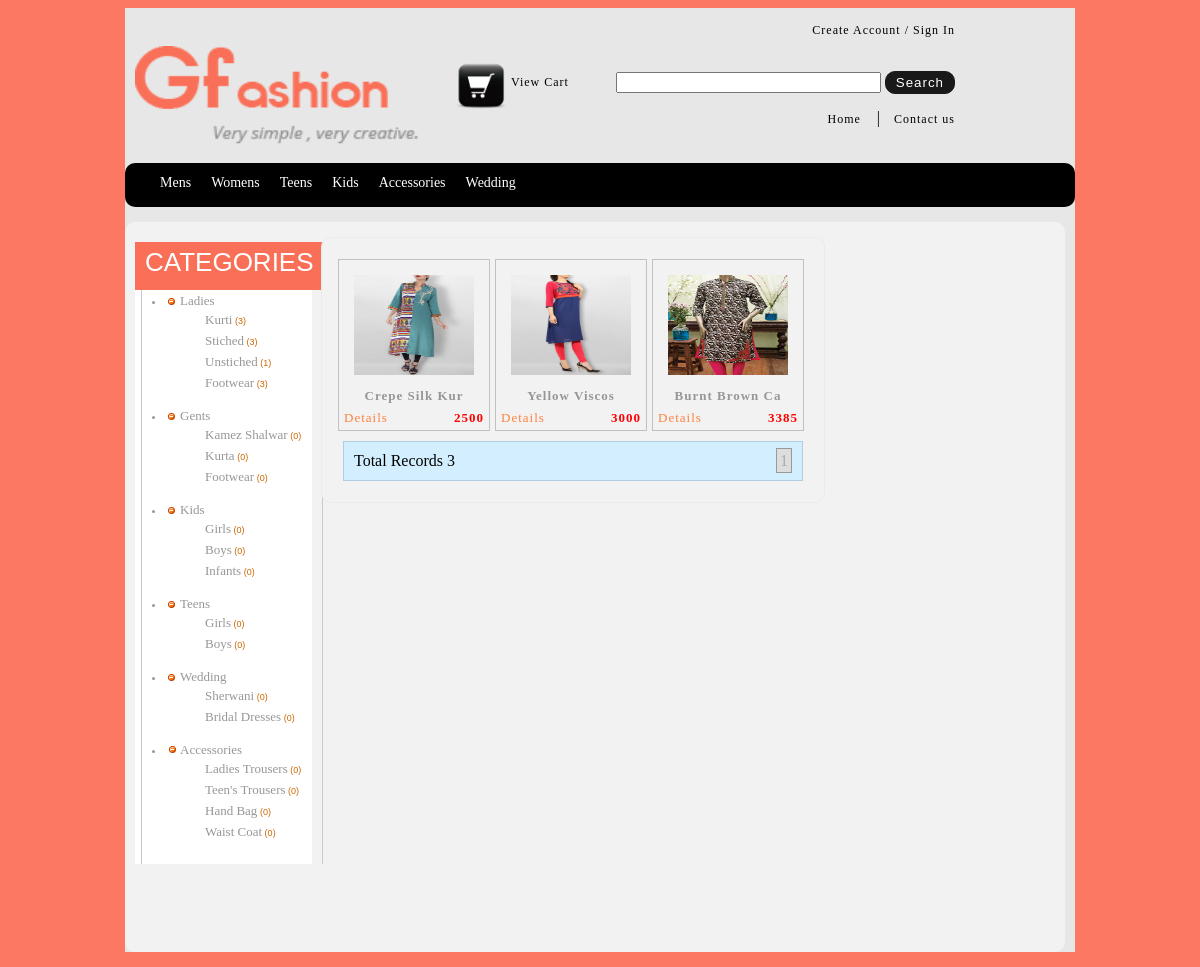
Screenshot of /kurti.php with the database file from the repository.
### tables this page shows
CREATE TABLE IF NOT EXISTS `product_categories` (
  `id` int(11) NOT NULL AUTO_INCREMENT,
  `name` varchar(250) NOT NULL,
  `locked` enum('no','yes') NOT NULL DEFAULT 'no',
  PRIMARY KEY (`id`)
);

CREATE TABLE IF NOT EXISTS `product_subcategories` (
  `id` int(11) NOT NULL AUTO_INCREMENT,
  `categoryid` int(11) NOT NULL,
  `name` varchar(80) NOT NULL,
  PRIMARY KEY (`id`)
);

CREATE TABLE IF NOT EXISTS `products` (
  `id` int(11) NOT NULL AUTO_INCREMENT,
  `categoryid` int(11) NOT NULL,
  `sub_cat_id` int(11) NOT NULL,
  `title` varchar(80) NOT NULL,
  `description` text NOT NULL,
  `detail` text NOT NULL,
  `price` int(11) NOT NULL,
  `pic1` varchar(80) NOT NULL,
  `pic2` varchar(250) NOT NULL,
  `pic3` varchar(250) NOT NULL,
  `pic4` varchar(250) NOT NULL,
  `pic5` varchar(250) NOT NULL,
  `pic6` varchar(250) NOT NULL,
  `pic7` varchar(250) NOT NULL,
  `pic8` varchar(250) NOT NULL,
  `pic9` varchar(250) NOT NULL,
  `featured` enum('featured','normal') NOT NULL DEFAULT 'featured',
  `date_created` int(11) NOT NULL,
  `locked` enum('no','yes') NOT NULL DEFAULT 'no',
  `newarrival` enum('false','true') NOT NULL DEFAULT 'false',
  PRIMARY KEY (`id`)
);

### includes/classes/products.php (called while the page is built, shortened)
<?php
	class Products{
		private $db;
		function __construct($db){
			$this->db=$db;
		}
		function get_category_list(){
			$result=$this->db->query("select * from product_categories ");
			return $result;
		}
		function get_sub_cat_by_cat_id($id){
			$result=$this->db->query("select * from product_subcategories where categoryid='$id' ");
			return $result;
		}
		function get_display_image($id){
			$row=$this->db->fetch_array_by_query("select * from products where id=$id");
			for ($i=1;$i<=9;$i++){
				if ($row['pic'.$i]!='')
					return $row['pic'.$i];
			}
			return 'no-image.gif';
		}
	}
	$pro=new Products($db);
?>

### includes/classes/db.php (called while the page is built, shortened)
<?php
	class Database{
		function query($query){
			$result=mysql_query($query);
			if(!$result){
				echo $this->err_msg = '<div style="border:dashed 1px #ff0000; background:#ffffcc; padding:10px; margin:5px; color:#ff0000">'.mysql_error().'<br><br>'.$query.'</div>';
				return false;
			}else{
				return $result;
			}
		}
		function fetch_array($result){
			return mysql_fetch_array($result);
		}
		function num_rows($result){
			return mysql_num_rows($result);
		}
		function fetch_array_by_query($query){
			$result=$this->query($query);
			return mysql_fetch_array($result);
		}
	}
?>

### includes/classes/categories.php (called while the page is built, shortened)
<?php
	class product_categories{
		private $db;
		function __construct($db){
			$this->db=$db;
		}
		function get_product_count($sub_cat_id){
			$result=$this->db->query("select count(*) as total from products where sub_cat_id=$sub_cat_id");
			$row=$this->db->fetch_array($result);
			return $row['total'];
		}
	}
	$c=new product_categories($db);
?>

### includes/left.php (the view, shortened to what this page needs)
<div class="left_section">
    <div class="cat_Leftheading">CATEGORIES</div>
	<div class="left_cat_bg">
        <ul id="gray" class="treeview-famfamfam">
			<?php
                $cat_result=$pro->get_category_list();
                while($cat_row = mysql_fetch_array($cat_result)){
            ?>
            <li class="cat_list_head">
                <span><a href="products.php?cat_id=<?php echo $cat_row['id']?>"><?php echo $cat_row['name']?></a></span>
                <ul>
					<?php
                      $cat_id = $cat_row['id'];
                      $subcat_result = $pro->get_sub_cat_by_cat_id($cat_id);
                      while($subcat_row = mysql_fetch_array($subcat_result)){
                    ?>
                    <li ><span><a href="products.php?sub_cat_id=<?php echo $subcat_row['id']?>"><?php echo ucfirst($subcat_row['name'])?></a> <span style="color:#C60">(<?php echo $c->get_product_count($subcat_row['id'])?>)</span></span></li>
                    <?php
                      }
                    ?>
                </ul>
            </li>
			<?php
                }
            ?>
        </ul>
 	</div>
</div><?php

### kurti.php (shortened to what this page needs)
<?php
	include("includes/classes/db.php");
	include("includes/classes/cart.php");
	include("includes/classes/products.php");
	include("includes/classes/members.php");
	include("includes/classes/paging.php");
	include("includes/classes/categories.php");
?>
<!DOCTYPE html PUBLIC "-//W3C//DTD XHTML 1.0 Transitional//EN" "http://www.w3.org/TR/xhtml1/DTD/xhtml1-transitional.dtd">
<html xmlns="http://www.w3.org/1999/xhtml">
<head>
	<?php require("includes/common-header.php")?>
</head>
<body style=" background-color: #FC7862;">
    <div id="outer-wrapper" >
    	<?php require("includes/header.php")?>
   		<?php require("includes/navi.php")?>
        <div id="content" >
		<div id="leftcontainer" >
                <?php include("includes/left.php");?>
            </div>
            <div id="centercontainer" >
                   	<?php
						$query="select * from products where sub_cat_id='162' ".$where;
						$results_per_page=9;
						$page=intval($_REQUEST['page']);
						if($page<1) $page=1;
						$pg=new Paging($db,$query,$page,$results_per_page);
						$start=$pg->get_start();
						$query.=" order by id desc limit $start,$results_per_page";
						$res_pr=$db->query($query);
                        while($row=$db->fetch_array($res_pr)){
					?>
                   <div id="product">
                     <a href="product-detail.php?id=<?php echo $row['id'];?>"><img src="product-pics/<?php echo $pro->get_display_image($row['id']);?>" width="120" height="100" border="0"/></a>
                     <div id="info" style="margin-top:10px;"><?php echo substr($row['title'],0,14);?></div>
        	             <div id="info" style="padding:0px 5px;	margin:0px;float:left" > <a href="product-detail.php?id=<?php echo $row['id'];?>">Details</a> </div>
                         <div id="info" style="padding:0px 5px;margin:0px;float:right;color:#F00" ><?php echo $row['price']; ?></div>
					</div>
                   <?php } ?>
                  <?php if($pg->get_total_records() >0) {?>
                  <div class="pagingBar" style="margin:10px;">
                    	<div style="float:left">
                        	Total Records <?php echo $pg->get_total_records() ?>
                        </div>
                        <div style="float:right">
                        </div>
                        <br style="clear:both" />
                    </div>
                  <?php } else {?>
                  			<div style="font-family:Verdana, Geneva, sans-serif;font-size:16px;color:#F00;">No Product Found</div>
                  <?php } ?>
            </div>
    </div>
</body>
</html>

### css/styles.css (style rules this page uses)
#outer-wrapper { margin:auto; width:950px; height:auto; background-color: #E7E7E7; }
#content { width:920px; min-height:700px; margin:15px 0px; padding:15px 10px; border-radius:10px; background:#F2F2F2 !important; background: -moz-linear-gradient(top,#fe802a,#ff6801); background: -webkit-gradient(linear, left top, left bottom, from(#fe802a), to(#ff6801)); }
#leftcontainer { padding:5px 0px; width:170px; float:left; height:auto; }
#leftcontainer ul { padding:0px 0px 10px 25px; }
#leftcontainer li { list-style:disc;color:#979797; }
#leftcontainer a { text-decoration:none; color: #979797; font:13px verdana; }
#centercontainer { margin:0px 16px; padding:11px;width:480px; float:left; height:auto; border-radius:10px; border:1px solid #EBEBEB;background-color:#F2F2F2; }
#product { float:left; height:150px; width:150px; margin-left:5px; border:1px solid #C1C1C1; text-align:center;padding:15px 0px 5px 0px; margin-top:10px; }
#info { margin-top:10px; line-height:22px;color:#979797; font-size:13px; letter-spacing:1px; font-weight:600; }
#info a { font-size:13px; text-decoration:none;letter-spacing:1px; color:#FF8040; font-weight:normal; }
.pagingBar { border:solid 1px #B0CEDF; background:#D3EEFE; padding:10px; margin-bottom:10px; }
.left_section { float:left; width:187px; border-right:1px solid #cacaca; }
.cat_Leftheading { width:177px; height:43px; font-family:Arial, Helvetica, sans-serif; font-size:26px; color:#fff; background-color:#FA6F57; padding:5px 0 0 10px; }
.left_cat_bg { background:url(../images/catagoryleftitem_03.jpg) repeat-y; min-height:400px; width:172px; padding:0 0 0 5px; }
.left_cat_bg ul { padding:0px 0 0 15px; margin:0; list-style:none; font-family:Arial, Helvetica, sans-serif; font-size:12px; }
.left_cat_bg ul li.cat_list_head { font-family:Arial, Helvetica, sans-serif; font-size:11px; font-weight:bold; padding-bottom:2px; }
.left_cat_bg ul li.cat_list_head a { color:#91919 !important; text-decoration:none; }
.left_cat_bg ul li ul { padding:0; margin:0; list-style:none; }
.left_cat_bg ul li ul li { overflow:hidden; font-weight:normal; padding-bottom:2px; font-size:9px !important; }
.left_cat_bg ul li ul li a { text-decoration:none; color:#666666; }

### rows the page displays
product_categories: name "Ladies"
product_subcategories: name "Kurti", product_count "3"
product_subcategories: name "Stiched", product_count "3"
product_subcategories: name "Unstiched", product_count "1"
product_subcategories: name "Footwear", product_count "3"
product_categories: name "Gents"
product_subcategories: name "Kamez Shalwar", product_count "0"
product_subcategories: name "Kurta", product_count "0"
product_subcategories: name "Footwear", product_count "0"
product_categories: name "Kids"
product_subcategories: name "Girls", product_count "0"
product_subcategories: name "Boys", product_count "0"
product_subcategories: name "Infants", product_count "0"
product_categories: name "Teens"
product_subcategories: name "Girls", product_count "0"
product_subcategories: name "Boys", product_count "0"
product_categories: name "Wedding"
product_subcategories: name "Sherwani", product_count "0"
product_subcategories: name "Bridal Dresses", product_count "0"
product_categories: name "Accessories"
product_subcategories: name "Ladies Trousers", product_count "0"
product_subcategories: name "Teen's Trousers", product_count "0"
product_subcategories: name "Hand Bag", product_count "0"
product_subcategories: name "Waist Coat", product_count "0"
products: id+pic1 (picture), title "Crepe Silk Kur", price "2500"
products: id+pic1 (picture), title "Yellow Viscos", price "3000"
products: id+pic1 (picture), title "Burnt Brown Ca", price "3385"

### other values shown
$pg->get_total_records() "3"
